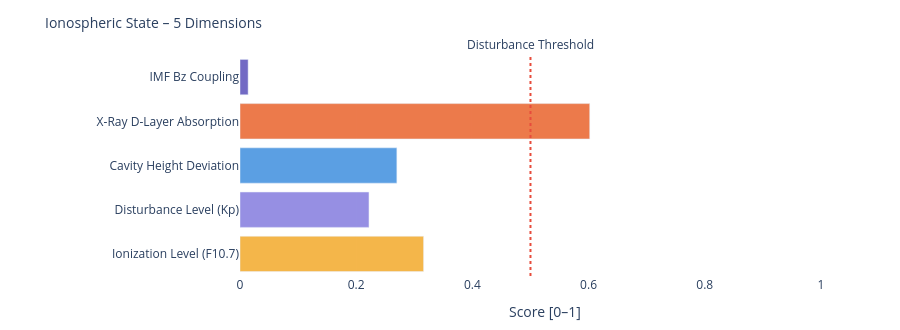

Notebook code cell kept with this figure:
### Markdown cell above
---
### 📐 Systemic Insight: Geometric Cavity vs. Real Schumann Resonance

**Relevant for:** Layer 6 = delta analysis &nbsp;|&nbsp; Layer 7 = feature vector / system interpretation

A cavity height change from 80 km to 70 km shifts the **idealized geometric frequencies** only minimally:

| Modus | Aktuell | Referenz | Δ |
|-------|---------|----------|---|
| SR-1 | 10.4762 Hz | 10.4599 Hz | +16 mHz |
| SR-2 | 18.1452 Hz | 18.1171 Hz | +28 mHz |
| SR-3 | 25.6612 Hz | 25.6215 Hz | +40 mHz |
| SR-4 | 33.1285 Hz | 33.0772 Hz | +51 mHz |

The geometric effect is limited because 10 km is very small compared to Earth's radius (~6371 km).

**Consequence:** Real Schumann deviations are likely driven more strongly by **conductivity, damping, day/night structure, lightning distribution and source geometry** than by pure cavity height.

---

**Layer 6 compares:**
```
geometric Δ from Layer 4  vs.  observed Δ from real Schumann measurement data
```

**Layer 7 Feature:**
```
If real Δ >> geometric Δ  →  non-geometric factors dominant
```

### Code cell
# ============================================================
# IONOSPHERIC STATE – Summary gauge
# Five dimensions: ionization, disturbance, cavity height, X-Ray, Bz coupling
# ============================================================

def norm(v, lo, hi):
    if v is None: return None
    return round(max(0.0, min(1.0, (v - lo) / (hi - lo))), 3)

# Ionization level (F10.7 → F2-Layer)
ioniz = norm(f107_val, 60, 250)

# Disturbance level (Kp → E/F-Layer irregularities)
disturb = norm(kp_val, 0, 9)

# Cavity height deviation from reference (80 km)
h_dev = norm(abs(h_eff - 80), 0, 20)

# X-Ray ionization (D-Layer absorption)
xray_ioniz = None
if xray_now is not None:
    xray_ioniz = norm(math.log10(max(xray_now, 1e-9)) + 9, 0, 5)

# Bz coupling (southward Bz → stronger magnetosphere-ionosphere coupling)
bz_coupling = norm(-(bz_now or 0), -5, 30) if bz_now is not None else None

dims = [
    ('Ionization Level (F10.7)',    ioniz,      '#F2A623'),
    ('Disturbance Level (Kp)',      disturb,    '#7F77DD'),
    ('Cavity Height Deviation',     h_dev,      '#378ADD'),
    ('X-Ray D-Layer Absorption',    xray_ioniz, '#E85D24'),
    ('IMF Bz Coupling',             bz_coupling,'#534AB7'),
]

fig = go.Figure()
for name, val, col in dims:
    if val is not None:
        h = int(val * 20)
        bar = '█' * h + '░' * (20 - h)
        label = f'{name}:  {bar}  {val:.3f}'
    else:
        label = f'{name}:  {"─" * 20}  n/a'
    fig.add_trace(go.Bar(
        x=[val if val is not None else 0],
        y=[name],
        orientation='h',
        marker_color=col, opacity=0.82,
        showlegend=False
    ))

fig.add_vline(x=0.5, line_dash='dot', line_color='#e74c3c',
              annotation_text='Disturbance Threshold', annotation_position='top')
fig.update_layout(
    title=dict(text='Ionospheric State – 5 Dimensions', font=dict(size=14)),
    xaxis=dict(title='Score [0–1]', range=[0, 1.05]),
    height=330, plot_bgcolor='rgba(0,0,0,0)', paper_bgcolor='rgba(0,0,0,0)',
    margin=dict(l=240, r=50, t=55, b=40)
)
fig.show()

print(f'\nIonospheric state:')
for name, val, _ in dims:
    print(f'  {name:<35} {val:.3f}' if val is not None else f'  {name:<35} n/a')

### Figure 1 — Plotly figure (JSON) as saved in the notebook; plotly's stock layout.template omitted (floating-point values rounded to 4 significant figures)
{"data": [{"marker": {"color": "#F2A623"}, "opacity": 0.82, "orientation": "h", "showlegend": false, "type": "bar", "x": [0.316], "y": ["Ionization Level (F10.7)"]}, {"marker": {"color": "#7F77DD"}, "opacity": 0.82, "orientation": "h", "showlegend": false, "type": "bar", "x": [0.222], "y": ["Disturbance Level (Kp)"]}, {"marker": {"color": "#378ADD"}, "opacity": 0.82, "orientation": "h", "showlegend": false, "type": "bar", "x": [0.27], "y": ["Cavity Height Deviation"]}, {"marker": {"color": "#E85D24"}, "opacity": 0.82, "orientation": "h", "showlegend": false, "type": "bar", "x": [0.602], "y": ["X-Ray D-Layer Absorption"]}, {"marker": {"color": "#534AB7"}, "opacity": 0.82, "orientation": "h", "showlegend": false, "type": "bar", "x": [0.014], "y": ["IMF Bz Coupling"]}], "layout": {"annotations": [{"showarrow": false, "text": "Disturbance Threshold", "x": 0.5, "xanchor": "center", "xref": "x", "y": 1, "yanchor": "bottom", "yref": "y domain"}], "height": 330, "margin": {"b": 40, "l": 240, "r": 50, "t": 55}, "paper_bgcolor": "rgba(0,0,0,0)", "plot_bgcolor": "rgba(0,0,0,0)", "shapes": [{"line": {"color": "#e74c3c", "dash": "dot"}, "type": "line", "x0": 0.5, "x1": 0.5, "xref": "x", "y0": 0, "y1": 1, "yref": "y domain"}], "title": {"font": {"size": 14}, "text": "Ionospheric State – 5 Dimensions"}, "xaxis": {"range": [0, 1.05], "title": {"text": "Score [0–1]"}}}}
